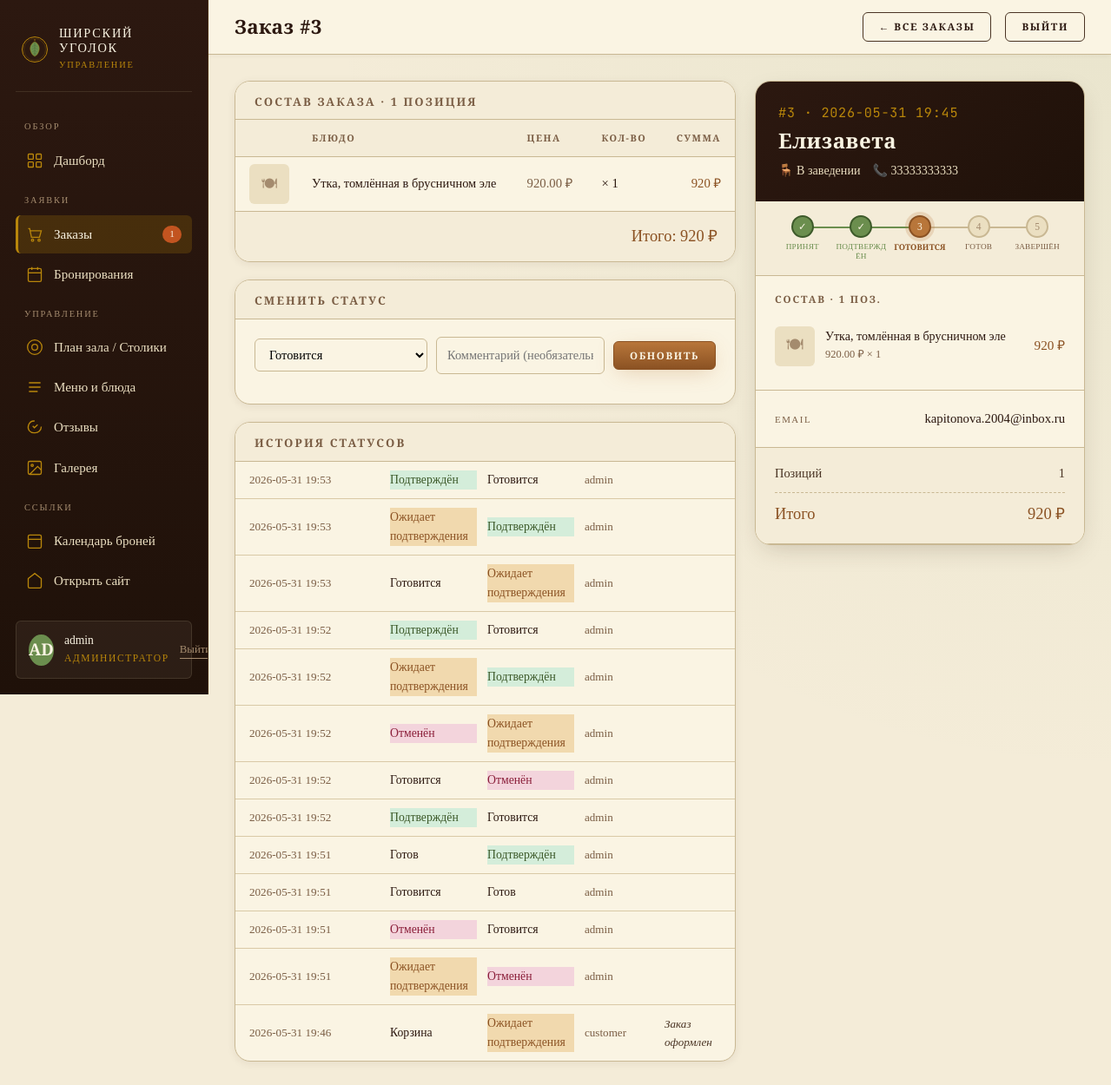
The page /admin_order.php?id=3 (signed in) on the database as committed earlier.
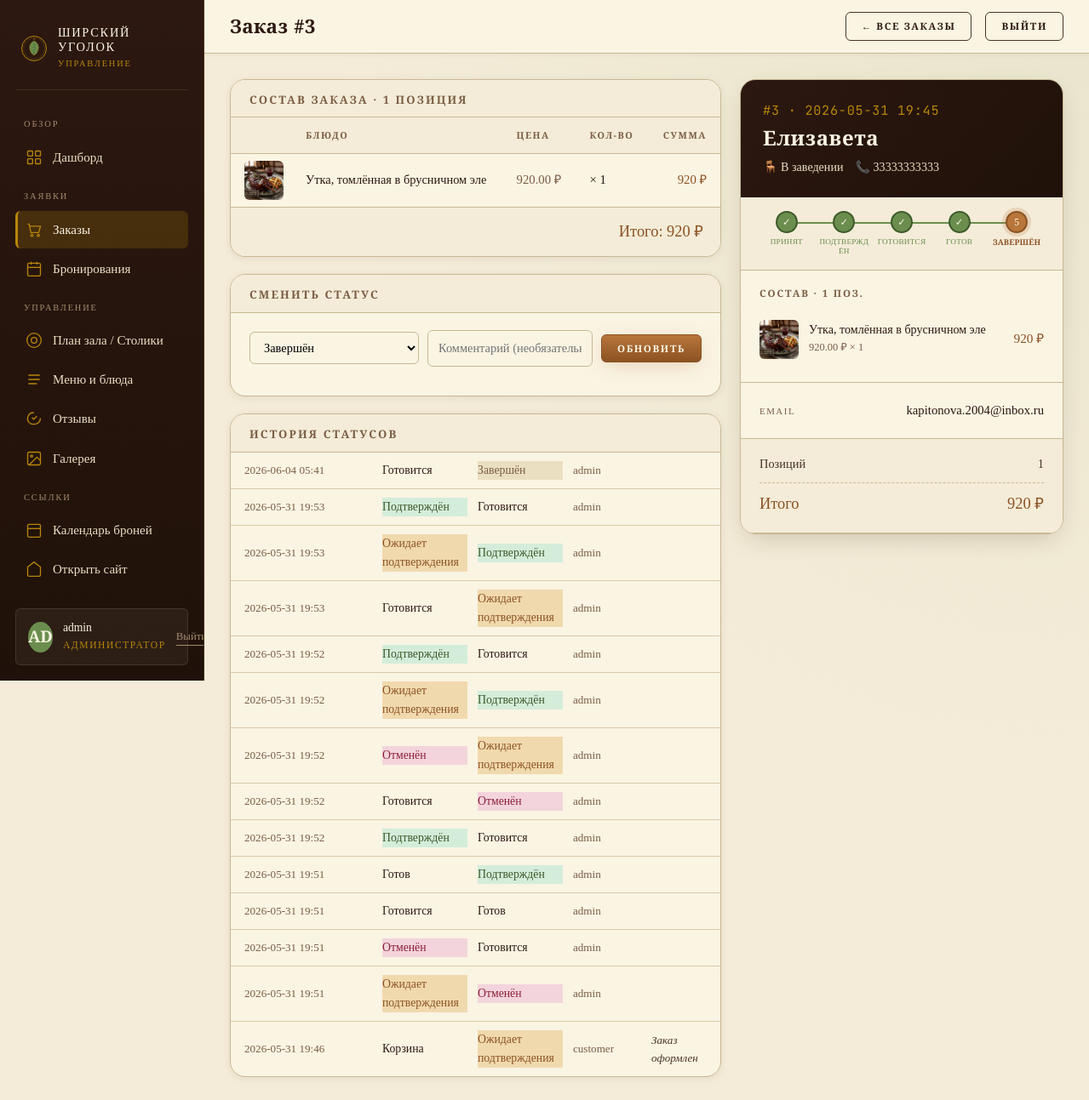
The same page on the database as committed later.
### tables this page shows
CREATE TABLE `order_items` (
  `id` int NOT NULL AUTO_INCREMENT,
  `order_id` int NOT NULL,
  `menu_item_id` int NOT NULL,
  `item_name` varchar(200) NOT NULL,
  `item_price` decimal(10,2) NOT NULL,
  `quantity` int NOT NULL DEFAULT '1',
  PRIMARY KEY (`id`),
  KEY `order_id` (`order_id`),
  CONSTRAINT `order_items_ibfk_1` FOREIGN KEY (`order_id`) REFERENCES `orders` (`id`) ON DELETE CASCADE
);

CREATE TABLE `order_status_history` (
  `id` int NOT NULL AUTO_INCREMENT,
  `order_id` int NOT NULL,
  `old_status` varchar(50) DEFAULT NULL,
  `new_status` varchar(50) NOT NULL,
  `changed_by` enum('admin','system','customer') NOT NULL DEFAULT 'system',
  `comment` text,
  `created_at` datetime DEFAULT CURRENT_TIMESTAMP,
  PRIMARY KEY (`id`),
  KEY `order_id` (`order_id`),
  CONSTRAINT `order_status_history_ibfk_1` FOREIGN KEY (`order_id`) REFERENCES `orders` (`id`) ON DELETE CASCADE
);

CREATE TABLE `menu_items` (
  `id` int NOT NULL AUTO_INCREMENT,
  `title` varchar(200) NOT NULL,
  `description` text,
  `category` varchar(100) NOT NULL,
  `price` varchar(50) DEFAULT NULL,
  `weight` varchar(50) DEFAULT NULL,
  `badge` varchar(50) DEFAULT NULL,
  `is_special` tinyint(1) NOT NULL DEFAULT '0',
  `image_path` varchar(255) NOT NULL,
  `images_json` text,
  PRIMARY KEY (`id`)
);

### public/includes/order_helpers.php (called while the page is built, shortened)
<?php
function order_status_label(string $status): string {
    $labels = [
        'cart' => 'Корзина',
        'pending' => 'Ожидает подтверждения',
        'confirmed' => 'Подтверждён',
        'preparing' => 'Готовится',
        'ready' => 'Готов',
        'completed' => 'Завершён',
        'cancelled' => 'Отменён',
    ];
    return $labels[$status] ?? $status;
}
function get_pending_counts(mysqli $conn): array {
    $orders = 0;
    $bookings = 0;
    $r = $conn->query("SELECT COUNT(*) AS c FROM orders WHERE status = 'pending'");
    if ($r) $orders = (int)$r->fetch_assoc()['c'];
    $r = $conn->query("SELECT COUNT(*) AS c FROM bookings WHERE status = 'pending'");
    if ($r) $bookings = (int)$r->fetch_assoc()['c'];
    return ['orders' => $orders, 'bookings' => $bookings];
}

### public/admin_order.php (the view, shortened to what the changed rows need)
<?php
require_once 'includes/admin_auth.php';
require_once 'includes/order_helpers.php';
$orderId = (int)($_GET['id'] ?? 0);
$stmt = $conn->prepare("SELECT o.*, u.username, u.full_name, u.email, u.phone AS user_phone FROM orders o LEFT JOIN users u ON o.user_id=u.id WHERE o.id=?");
$stmt->bind_param('i', $orderId); $stmt->execute();
$order = $stmt->get_result()->fetch_assoc(); $stmt->close();
$items = [];
$stmt = $conn->prepare("SELECT oi.*, mi.image_path FROM order_items oi LEFT JOIN menu_items mi ON oi.menu_item_id = mi.id WHERE oi.order_id=?");
$stmt->bind_param('i', $orderId); $stmt->execute();
$res = $stmt->get_result(); while ($row = $res->fetch_assoc()) $items[] = $row; $stmt->close();
$history = [];
$stmt = $conn->prepare("SELECT * FROM order_status_history WHERE order_id=? ORDER BY created_at DESC");
$stmt->bind_param('i', $orderId); $stmt->execute();
$res = $stmt->get_result(); while ($row = $res->fetch_assoc()) $history[] = $row; $stmt->close();
$counts = get_pending_counts($conn);
$statusSteps = ['pending'=>1,'confirmed'=>2,'preparing'=>3,'ready'=>4,'completed'=>5];
$currentStep = $statusSteps[$order['status']] ?? ($order['status'] === 'cancelled' ? -1 : 0);
$stepLabels  = ['Принят','Подтверждён','Готовится','Готов','Завершён'];
$guestName  = $order['full_name'] ?: $order['username'] ?: ($order['customer_name'] ?? '—');
?>
<!doctype html>
<html lang="ru">
<head>
<link rel="stylesheet" href="style.css">
<link rel="stylesheet" href="assets/admin.css">
</head>
<body class="admin-body">
<aside class="admin-side">
  <ul class="admin-nav">
    <li><a href="admin_panel.php?section=orders" class="active">
      <svg class="ico" viewBox="0 0 24 24" fill="none" stroke="currentColor" stroke-width="1.6"><path d="M3 4h2l2.5 12h11l2.5-9H6"/><circle cx="9" cy="20" r="1.5"/><circle cx="18" cy="20" r="1.5"/></svg>
      Заказы
      <?php if ($counts['orders'] > 0): ?><span class="badge"><?= $counts['orders'] ?></span><?php endif; ?>
    </a></li>
  </ul>
</aside>
<div class="admin-main">
  <header class="admin-top">
    <h1>Заказ #<?= $orderId ?></h1>
  </header>
  <div class="admin-content">
    <div class="order-layout">
      <div>
        <div class="info-panel">
          <table class="ot">
            <thead><tr><th style="width:54px;"></th><th>Блюдо</th><th>Цена</th><th>Кол-во</th><th style="text-align:right;">Сумма</th></tr></thead>
            <tbody>
              <?php foreach ($items as $it):
                $imgSrc = (!empty($it['image_path']) && file_exists(__DIR__.'/'.$it['image_path'])) ? htmlspecialchars($it['image_path']) : '';
              ?>
              <tr>
                <td style="padding:8px 10px 8px 16px;">
                  <?php if ($imgSrc): ?>
                    <img src="<?= $imgSrc ?>" style="width:46px;height:46px;object-fit:cover;border-radius:var(--r-sm);display:block;">
                  <?php else: ?>
                    <div style="width:46px;height:46px;background:var(--parch-200);border-radius:var(--r-sm);display:flex;align-items:center;justify-content:center;font-size:1.1rem;color:var(--ink-faint);">🍽</div>
                  <?php endif; ?>
                </td>
                <td style="font-family:var(--font-display);font-size:0.9rem;"><?= htmlspecialchars($it['item_name']) ?></td>
                <td style="color:var(--ink-mute);"><?= htmlspecialchars($it['item_price']) ?> ₽</td>
                <td>× <?= (int)$it['quantity'] ?></td>
                <td style="text-align:right;font-family:var(--font-display);color:var(--amber-deep);"><?= number_format($it['item_price'] * $it['quantity'], 0, '.', ' ') ?> ₽</td>
              </tr>
              <?php endforeach; ?>
            </tbody>
          </table>
        </div>
        <div class="info-panel">
          <div class="status-form">
            <form method="POST">
              <div class="row">
                <select name="new_status">
                  <?php foreach (['pending','confirmed','preparing','ready','completed','cancelled'] as $s): ?>
                  <option value="<?= $s ?>" <?= $order['status'] === $s ? 'selected' : '' ?>><?= order_status_label($s) ?></option>
                  <?php endforeach; ?>
                </select>
                <input type="text" name="comment" placeholder="Комментарий (необязательно)" style="flex:1;min-width:160px;">
                <button type="submit" name="update_status" class="btn btn-primary btn-sm">Обновить</button>
              </div>
            </form>
          </div>
        </div>
        <?php if (!empty($history)): ?>
        <div class="info-panel">
          <div style="padding:0;">
            <?php foreach ($history as $h): ?>
            <div class="hist-row">
              <span style="color:var(--ink-mute);font-size:0.82rem;"><?= substr($h['created_at'] ?? '', 0, 16) ?></span>
              <?php if ($h['old_status']): ?>
              <span class="status-badge status-<?= $h['old_status'] ?>"><?= order_status_label($h['old_status']) ?></span>
              <?php else: ?><span>—</span><?php endif; ?>
              <span class="status-badge status-<?= $h['new_status'] ?>"><?= order_status_label($h['new_status']) ?></span>
              <span style="font-size:0.82rem;color:var(--ink-mute);"><?= htmlspecialchars($h['changed_by']) ?></span>
              <span style="font-size:0.82rem;color:var(--ink-soft);font-style:italic;"><?= htmlspecialchars($h['comment'] ?? '') ?></span>
            </div>
            <?php endforeach; ?>
          </div>
        </div>
        <?php endif; ?>
      </div>
      <div>
        <div class="od-panel">
          <div class="od-head">
            <h2><?= htmlspecialchars($guestName) ?></h2>
          </div>
          <?php if ($order['status'] !== 'cancelled'): ?>
          <div class="order-progress">
            <?php foreach ($stepLabels as $idx => $lbl):
              $step = $idx + 1;
              $cls = '';
              if ($currentStep > $step) $cls = 'done';
              elseif ($currentStep === $step) $cls = 'active';
            ?>
            <div class="op-step <?= $cls ?>">
              <div class="dot"><?= $cls === 'done' ? '✓' : $step ?></div>
              <div class="lbl"><?= $lbl ?></div>
            </div>
            <?php endforeach; ?>
          </div>
          <?php endif; ?>
          <div class="od-items">
            <?php foreach ($items as $it):
              $imgSrc = (!empty($it['image_path']) && file_exists(__DIR__.'/'.$it['image_path'])) ? htmlspecialchars($it['image_path']) : '';
            ?>
            <div class="od-item">
              <div class="ph-mini">
                <?php if ($imgSrc): ?>
                  <img src="<?= $imgSrc ?>" alt="<?= htmlspecialchars($it['item_name']) ?>">
                <?php else: ?>
                  <div style="height:100%;display:flex;align-items:center;justify-content:center;font-size:1.2rem;color:var(--ink-faint);">🍽</div>
                <?php endif; ?>
              </div>
              <div>
                <div class="ttl"><?= htmlspecialchars($it['item_name']) ?></div>
                <div class="qty"><?= htmlspecialchars($it['item_price']) ?> ₽ × <?= (int)$it['quantity'] ?></div>
              </div>
              <div class="sum"><?= number_format($it['item_price'] * $it['quantity'], 0, '.', ' ') ?> ₽</div>
            </div>
            <?php endforeach; ?>
          </div>
        </div>
      </div>
    </div>
  </div>
</div>
</body>
</html>

Rows that differ between the two databases and show on the page:
changed through a linked row, order_items "Утка, томлённая в брусничном эле": menu_item.image_path: picture added; no longer shows "🍽 🍽"
changed orders "В заведении": status "preparing" → "completed" (drawn)
added order_status_history: created_at "2026-06-04 05:41", old_status "Готовится", new_status "Завершён", changed_by "admin"
Other text that changed with them:
form field new_status: "Готовится" → "Завершён"
$counts['orders']: "1" → (not shown)
new list line: "ГОТОВИТСЯ"
new list line: "ГОТОВ"
list line gone: "3 ГОТОВИТСЯ"
list line gone: "4 ГОТОВ"
